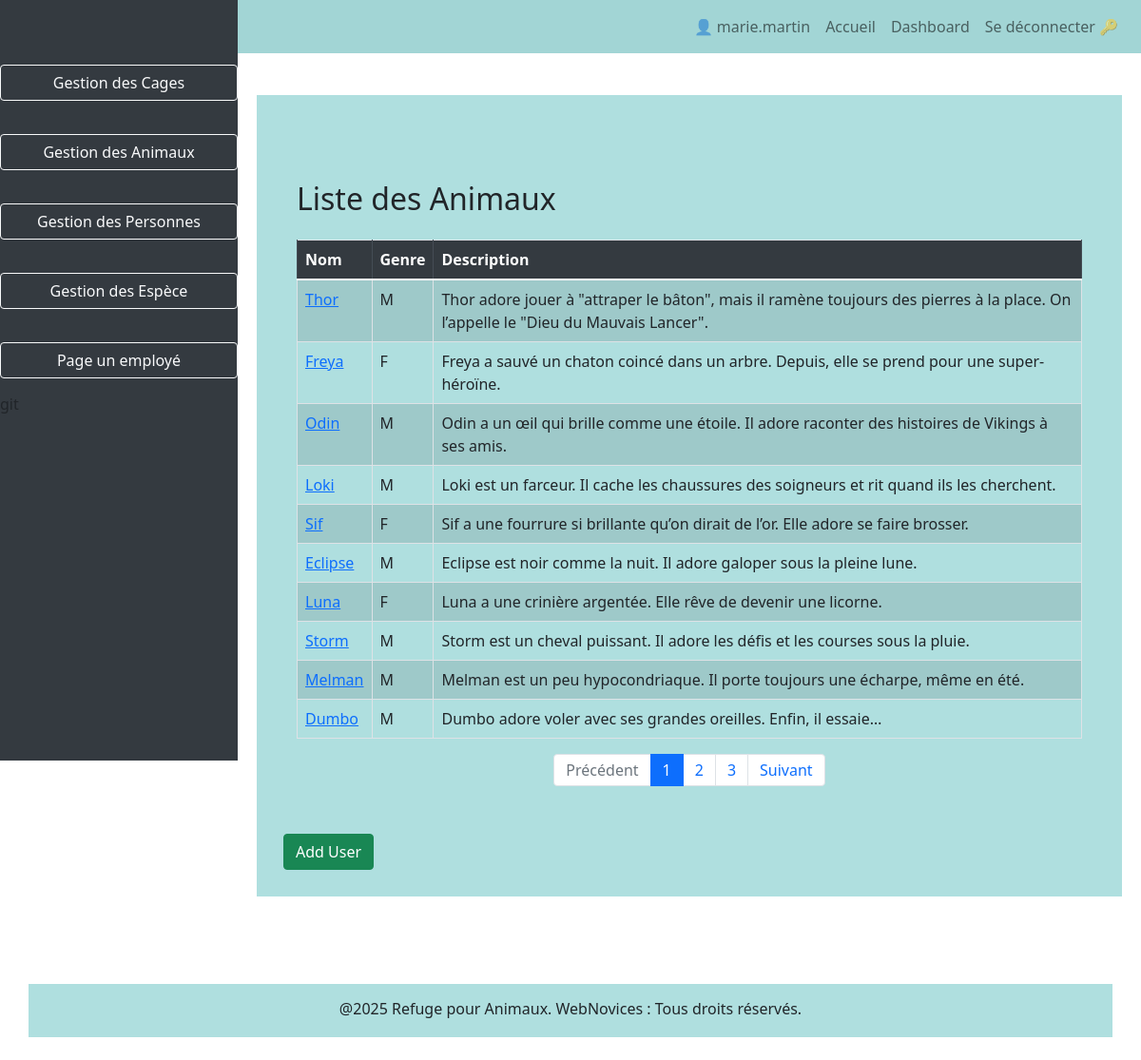
The page /?page=dashboard&table=animaux (signed in) on the database its author committed.
### tables this page shows
CREATE TABLE `animal` (
  `id_animal` int NOT NULL AUTO_INCREMENT,
  `nom` varchar(100) DEFAULT NULL,
  `genre` enum('M','F') DEFAULT NULL,
  `numero` varchar(50) DEFAULT NULL,
  `pays` varchar(100) DEFAULT NULL,
  `date_naissance` date DEFAULT NULL,
  `date_arrivee` date DEFAULT NULL,
  `date_deces` date DEFAULT NULL,
  `description` text,
  `image` varchar(250) DEFAULT NULL,
  `id_cage` int DEFAULT NULL,
  PRIMARY KEY (`id_animal`),
  KEY `id_cage` (`id_cage`),
  CONSTRAINT `animal_ibfk_1` FOREIGN KEY (`id_cage`) REFERENCES `cage` (`id_cage`)
);

### www/src/model/Animaux.php (called while the page is built, shortened)
<?php
class Animaux
{
    public function getAllAnimaux()
    {
        $pdo = dbConnect();
        $requete = $pdo->query("SELECT * FROM animal");
        return $requete->fetchAll(PDO::FETCH_ASSOC);
    }
    public function getPaginatedAnimaux($limit, $offset)
    {
        $pdo = dbConnect();
        $sql = "SELECT * FROM animal LIMIT :limit OFFSET :offset";
        $requete = $pdo->prepare($sql);
        $requete->bindValue(':limit', $limit, PDO::PARAM_INT);
        $requete->bindValue(':offset', $offset, PDO::PARAM_INT);
        $requete->execute();
        return $requete->fetchAll(PDO::FETCH_ASSOC);
    }
    public function getTotalAnimaux()
    {
        $pdo = dbConnect();
        $sql = "SELECT COUNT(*) as total FROM animal";
        $requete = $pdo->query($sql);
        return $requete->fetch(PDO::FETCH_ASSOC)['total'];
    }
}

### www/src/template/tableanimal.php (the view, shortened to what this page needs)
<?php
require_once 'src/model/Animaux.php';
$animal = new Animaux;
$limit = 10;
$page = isset($_GET['index']) ? (int)$_GET['index'] : 1;
$page = max($page, 1);
$offset = ($page - 1) * $limit;
$paginatedAnimals = $animal->getPaginatedAnimaux($limit, $offset);
$totalAnimals = $animal->getTotalAnimaux();
$totalPages = ceil($totalAnimals / $limit);
?>
<div class="container mt-4">
    <h2 class="mb-4">Liste des Animaux</h2>
    <table class="table table-bordered table-striped">
        <thead class="thead-dark">
            <tr>
                <th>Nom</th>
                <th>Genre</th>
                <th>Description</th>
            </tr>
        </thead>
        <tbody>
        <?php foreach ($paginatedAnimals as $animal): ?>
            <tr>
                <td>
                    <a href='/?page=dashboard&table=animaux&id=<?php echo $animal['id_animal'];?>'>
                    <?= htmlspecialchars($animal['nom']) ?>
                    </a>
                </td>
                <td><?= htmlspecialchars($animal['genre']) ?></td>
                <td><?= htmlspecialchars($animal['description']) ?></td>
                </tr>
        <?php endforeach; ?>
        </tbody>
    </table>
    <nav>
        <ul class="pagination justify-content-center">
            <li class="page-item <?= ($page <= 1) ? 'disabled' : '' ?>">
                <a class="page-link" href="/?page=dashboard&table=animaux&index=<?= max($page - 1, 1) ?>">Précédent</a>
            </li>
            <?php for ($i = 1; $i <= $totalPages; $i++): ?>
                <li class="page-item <?= ($i == $page) ? 'active' : '' ?>">
                    <a class="page-link" href="/?page=dashboard&table=animaux&index=<?= $i ?>"><?= $i ?></a>
                </li>
            <?php endfor; ?>
            <li class="page-item <?= ($page >= $totalPages) ? 'disabled' : '' ?>">
                <a class="page-link" href="/?page=dashboard&table=animaux&index=<?= min($page + 1, $totalPages) ?>">Suivant</a>
            </li>
        </ul>
    </nav>
</div>

### www/index.php (shortened to what this page needs)
<?php
require_once 'src/model/Animaux.php';
$animauxModel = new Animaux();
$animaux = $animauxModel->getAllAnimaux();
?>
<!DOCTYPE html>
<html lang="fr">
<head>
    <link rel="stylesheet" href="https://stackpath.bootstrapcdn.com/bootstrap/4.5.2/css/bootstrap.min.css">
</head>
<body>
    <?php include './src/template/navbar.php';
    if (isset($_SESSION['login']) && isset($_GET['page']) ) {
        if ($_GET['page'] == 'dashboard') {
            require_once './src/template/dashboard.php';
        } else {
            include './src/template/main.php';
        }
    } else {
        include './src/template/main.php';
    }
    include './src/template/footer.php' ;?>
</body>
</html>

### www/src/template/navbar.php (shortened to what this page needs)
<nav class="navbar navbar-expand-lg navbar-light" style="background-color: #a2d5d5;">
    <a class="navbar-brand" href="#">Refuge pour Animaux</a>
    <div class="collapse navbar-collapse" id="navbarNav">
        <ul class="navbar-nav ml-auto">
            <?php if (isset($_SESSION['login'])): ?>
                <li class="nav-item d-flex align-items-center">
                    <span class="nav-link">👤 <?php echo htmlspecialchars($_SESSION['login']); ?></span>
                </li>
                <li class="nav-item">
                    <a class="nav-link" href="/">Accueil</a>
                </li>
                <li class="nav-item">
                    <a class="nav-link" href="/?page=dashboard">Dashboard</a>
                </li>
                <li class="nav-item">
                    <a class="nav-link" href="./src/controller/controllerLogout.php">Se déconnecter 🔑</a>
                </li>
            <?php endif; ?>
        </ul>
    </div>
</nav>

### www/src/template/dashboard.php (shortened to what this page needs)
<aside class="sidebar">
    <a class="btn btn-outline-light mt-5" href="/?page=dashboard&table=cage">Gestion des Cages</a>
    <a class="btn btn-outline-light" href="/?page=dashboard&table=animaux">Gestion des Animaux</a>
    <a class="btn btn-outline-light" href="/?page=dashboard&table=personnel">Gestion des Personnes</a>
    <a class="btn btn-outline-light" href="/?page=dashboard&table=espece">Gestion des Espèce</a>
    <a class="btn btn-outline-light" href="/?page=dashboard&table=employe">Page un employé</a>git
</aside>
<div class="content-wrapper">
    <div class="content">
        <div class="container mt-4">
            <div class="container mt-4">
                <?php
                if (isset($_GET['table'])) {
                    switch ($_GET['table']) {
                        case 'animaux':
                            if(isset($_GET['id'])){
                                include "oneAnimal.php";
                            }else{
                            include "tableanimal.php";
                            };
                            break;
                    }
                } else {
                    include "tableCage.php";
                }
                ?>
                <button class="btn btn-success" data-toggle="modal" data-target="#addUserModal">Add User</button>
            </div>
        </div>
    </div>
</div>

### www/src/template/footer.php (shortened to what this page needs)
<!DOCTYPE html>
<html lang="fr">
<head>
    <link href="https://cdn.jsdelivr.net/npm/bootstrap@5.0.0-beta2/dist/css/bootstrap.min.css" rel="stylesheet">
</head>
<body>
<footer class="text-dark text-center custom-footer py-4 mt-5 ">
    <div class="container">
        <p class="mb-1">@2025 Refuge pour Animaux. WebNovices : Tous droits réservés.</p>
    </div>
</footer>
</body>
</html>

### www/src/template/dashboard.php (style rules this page uses)
.btn { margin-top: 20px; background: green; }
.sidebar { height: 100vh; position: fixed; top: 0; left: 0; width: 250px; background-color: #343a40; padding-top: 20px; }
.sidebar .btn { width: 100%; margin-bottom: 15px; }
.content-wrapper { margin-left: 250px; padding: 20px; }
nav { color: white; }

### www/src/template/footer.php (style rules this page uses)
.container { background-color: #AFDFDF; padding: 14px; }

### rows shown on the page
animal: nom "Thor", genre "M", description "Thor adore jouer à \"attraper le bâton\", mais il ramène toujours des pierres à la place. On l’appelle le \"Dieu du Mauvais Lancer\"."
animal: nom "Freya", genre "F", description "Freya a sauvé un chaton coincé dans un arbre. Depuis, elle se prend pour une super-héroïne."
animal: nom "Odin", genre "M", description "Odin a un œil qui brille comme une étoile. Il adore raconter des histoires de Vikings à ses amis."
animal: nom "Loki", genre "M", description "Loki est un farceur. Il cache les chaussures des soigneurs et rit quand ils les cherchent."
animal: nom "Sif", genre "F", description "Sif a une fourrure si brillante qu’on dirait de l’or. Elle adore se faire brosser."
animal: nom "Eclipse", genre "M", description "Eclipse est noir comme la nuit. Il adore galoper sous la pleine lune."
animal: nom "Luna", genre "F", description "Luna a une crinière argentée. Elle rêve de devenir une licorne."
animal: nom "Storm", genre "M", description "Storm est un cheval puissant. Il adore les défis et les courses sous la pluie."
animal: nom "Melman", genre "M", description "Melman est un peu hypocondriaque. Il porte toujours une écharpe, même en été."
animal: nom "Dumbo", genre "M", description "Dumbo adore voler avec ses grandes oreilles. Enfin, il essaie…"

### other values the page prints
$_SESSION['login'] "marie.martin"
